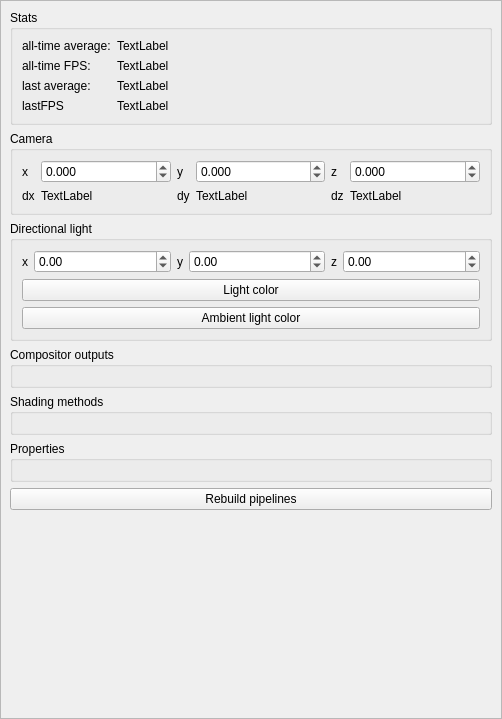
<?xml version="1.0" encoding="UTF-8"?>
<ui version="4.0">
 <class>MainWindow</class>
 <widget class="QMainWindow" name="MainWindow">
  <property name="geometry">
   <rect>
    <x>0</x>
    <y>0</y>
    <width>502</width>
    <height>719</height>
   </rect>
  </property>
  <property name="windowTitle">
   <string>MainWindow</string>
  </property>
  <widget class="QWidget" name="centralwidget">
   <layout class="QGridLayout" name="gridLayout_3">
    <property name="leftMargin">
     <number>0</number>
    </property>
    <property name="topMargin">
     <number>0</number>
    </property>
    <property name="rightMargin">
     <number>0</number>
    </property>
    <property name="bottomMargin">
     <number>0</number>
    </property>
    <property name="spacing">
     <number>0</number>
    </property>
    <item row="0" column="0">
     <widget class="QScrollArea" name="scrollArea">
      <property name="horizontalScrollBarPolicy">
       <enum>Qt::ScrollBarAsNeeded</enum>
      </property>
      <property name="widgetResizable">
       <bool>true</bool>
      </property>
      <property name="alignment">
       <set>Qt::AlignJustify|Qt::AlignVCenter</set>
      </property>
      <widget class="QWidget" name="scrollAreaWidgetContents">
       <property name="geometry">
        <rect>
         <x>0</x>
         <y>0</y>
         <width>502</width>
         <height>719</height>
        </rect>
       </property>
       <layout class="QVBoxLayout" name="verticalLayout_2">
        <item>
         <widget class="QGroupBox" name="groupBox_3">
          <property name="title">
           <string>Stats</string>
          </property>
          <layout class="QFormLayout" name="formLayout_2">
           <item row="0" column="0">
            <widget class="QLabel" name="label_5">
             <property name="text">
              <string>all-time average:</string>
             </property>
            </widget>
           </item>
           <item row="0" column="1">
            <widget class="QLabel" name="totalAvgDuraion">
             <property name="sizePolicy">
              <sizepolicy hsizetype="Expanding" vsizetype="Preferred">
               <horstretch>0</horstretch>
               <verstretch>0</verstretch>
              </sizepolicy>
             </property>
             <property name="text">
              <string>TextLabel</string>
             </property>
            </widget>
           </item>
           <item row="1" column="0">
            <widget class="QLabel" name="label_6">
             <property name="text">
              <string>all-time FPS:</string>
             </property>
            </widget>
           </item>
           <item row="1" column="1">
            <widget class="QLabel" name="totalFPS">
             <property name="sizePolicy">
              <sizepolicy hsizetype="Expanding" vsizetype="Preferred">
               <horstretch>0</horstretch>
               <verstretch>0</verstretch>
              </sizepolicy>
             </property>
             <property name="text">
              <string>TextLabel</string>
             </property>
            </widget>
           </item>
           <item row="2" column="0">
            <widget class="QLabel" name="label_7">
             <property name="text">
              <string>last average:</string>
             </property>
            </widget>
           </item>
           <item row="2" column="1">
            <widget class="QLabel" name="currentAvgDuration">
             <property name="sizePolicy">
              <sizepolicy hsizetype="Expanding" vsizetype="Preferred">
               <horstretch>0</horstretch>
               <verstretch>0</verstretch>
              </sizepolicy>
             </property>
             <property name="text">
              <string>TextLabel</string>
             </property>
            </widget>
           </item>
           <item row="3" column="0">
            <widget class="QLabel" name="label_8">
             <property name="text">
              <string>lastFPS</string>
             </property>
            </widget>
           </item>
           <item row="3" column="1">
            <widget class="QLabel" name="currentFPS">
             <property name="sizePolicy">
              <sizepolicy hsizetype="Expanding" vsizetype="Preferred">
               <horstretch>0</horstretch>
               <verstretch>0</verstretch>
              </sizepolicy>
             </property>
             <property name="text">
              <string>TextLabel</string>
             </property>
            </widget>
           </item>
          </layout>
         </widget>
        </item>
        <item>
         <widget class="QGroupBox" name="groupBox_2">
          <property name="title">
           <string>Camera</string>
          </property>
          <layout class="QGridLayout" name="gridLayout_2">
           <item row="0" column="1">
            <widget class="QDoubleSpinBox" name="camera_x">
             <property name="sizePolicy">
              <sizepolicy hsizetype="Expanding" vsizetype="Fixed">
               <horstretch>0</horstretch>
               <verstretch>0</verstretch>
              </sizepolicy>
             </property>
             <property name="decimals">
              <number>3</number>
             </property>
             <property name="minimum">
              <double>-100000.000000000000000</double>
             </property>
             <property name="maximum">
              <double>100000.000000000000000</double>
             </property>
             <property name="singleStep">
              <double>0.025000000000000</double>
             </property>
            </widget>
           </item>
           <item row="0" column="0">
            <widget class="QLabel" name="label_4">
             <property name="text">
              <string>x</string>
             </property>
            </widget>
           </item>
           <item row="0" column="3">
            <widget class="QDoubleSpinBox" name="camera_y">
             <property name="sizePolicy">
              <sizepolicy hsizetype="Expanding" vsizetype="Fixed">
               <horstretch>0</horstretch>
               <verstretch>0</verstretch>
              </sizepolicy>
             </property>
             <property name="decimals">
              <number>3</number>
             </property>
             <property name="minimum">
              <double>-100000.000000000000000</double>
             </property>
             <property name="maximum">
              <double>100000.000000000000000</double>
             </property>
             <property name="singleStep">
              <double>0.025000000000000</double>
             </property>
            </widget>
           </item>
           <item row="0" column="4">
            <widget class="QLabel" name="label_10">
             <property name="text">
              <string>z</string>
             </property>
            </widget>
           </item>
           <item row="0" column="2">
            <widget class="QLabel" name="label_9">
             <property name="text">
              <string>y</string>
             </property>
            </widget>
           </item>
           <item row="0" column="5">
            <widget class="QDoubleSpinBox" name="camera_z">
             <property name="sizePolicy">
              <sizepolicy hsizetype="Expanding" vsizetype="Fixed">
               <horstretch>0</horstretch>
               <verstretch>0</verstretch>
              </sizepolicy>
             </property>
             <property name="decimals">
              <number>3</number>
             </property>
             <property name="minimum">
              <double>-100000.000000000000000</double>
             </property>
             <property name="maximum">
              <double>100000.000000000000000</double>
             </property>
             <property name="singleStep">
              <double>0.025000000000000</double>
             </property>
            </widget>
           </item>
           <item row="1" column="0">
            <widget class="QLabel" name="label_11">
             <property name="text">
              <string>dx</string>
             </property>
            </widget>
           </item>
           <item row="1" column="2">
            <widget class="QLabel" name="label_12">
             <property name="text">
              <string>dy</string>
             </property>
            </widget>
           </item>
           <item row="1" column="4">
            <widget class="QLabel" name="label_13">
             <property name="text">
              <string>dz</string>
             </property>
            </widget>
           </item>
           <item row="1" column="1">
            <widget class="QLabel" name="camera_dir_x">
             <property name="text">
              <string>TextLabel</string>
             </property>
            </widget>
           </item>
           <item row="1" column="3">
            <widget class="QLabel" name="camera_dir_y">
             <property name="text">
              <string>TextLabel</string>
             </property>
            </widget>
           </item>
           <item row="1" column="5">
            <widget class="QLabel" name="camera_dir_z">
             <property name="text">
              <string>TextLabel</string>
             </property>
            </widget>
           </item>
          </layout>
         </widget>
        </item>
        <item>
         <widget class="QGroupBox" name="groupBox">
          <property name="title">
           <string>Directional light</string>
          </property>
          <layout class="QGridLayout" name="gridLayout">
           <item row="0" column="5">
            <widget class="QDoubleSpinBox" name="light_dir_z">
             <property name="sizePolicy">
              <sizepolicy hsizetype="Expanding" vsizetype="Fixed">
               <horstretch>0</horstretch>
               <verstretch>0</verstretch>
              </sizepolicy>
             </property>
             <property name="minimum">
              <double>-1.000000000000000</double>
             </property>
             <property name="maximum">
              <double>1.000000000000000</double>
             </property>
             <property name="singleStep">
              <double>0.025000000000000</double>
             </property>
            </widget>
           </item>
           <item row="0" column="1">
            <widget class="QDoubleSpinBox" name="light_dir_x">
             <property name="sizePolicy">
              <sizepolicy hsizetype="Expanding" vsizetype="Fixed">
               <horstretch>0</horstretch>
               <verstretch>0</verstretch>
              </sizepolicy>
             </property>
             <property name="minimum">
              <double>-1.000000000000000</double>
             </property>
             <property name="maximum">
              <double>1.000000000000000</double>
             </property>
             <property name="singleStep">
              <double>0.025000000000000</double>
             </property>
            </widget>
           </item>
           <item row="1" column="0" colspan="6">
            <widget class="QPushButton" name="light_color">
             <property name="text">
              <string>Light color</string>
             </property>
            </widget>
           </item>
           <item row="0" column="0">
            <widget class="QLabel" name="label">
             <property name="text">
              <string>x</string>
             </property>
            </widget>
           </item>
           <item row="0" column="3">
            <widget class="QDoubleSpinBox" name="light_dir_y">
             <property name="sizePolicy">
              <sizepolicy hsizetype="Expanding" vsizetype="Fixed">
               <horstretch>0</horstretch>
               <verstretch>0</verstretch>
              </sizepolicy>
             </property>
             <property name="minimum">
              <double>-1.000000000000000</double>
             </property>
             <property name="maximum">
              <double>1.000000000000000</double>
             </property>
             <property name="singleStep">
              <double>0.025000000000000</double>
             </property>
            </widget>
           </item>
           <item row="0" column="4">
            <widget class="QLabel" name="label_3">
             <property name="text">
              <string>z</string>
             </property>
            </widget>
           </item>
           <item row="0" column="2">
            <widget class="QLabel" name="label_2">
             <property name="text">
              <string>y</string>
             </property>
            </widget>
           </item>
           <item row="2" column="0" colspan="6">
            <widget class="QPushButton" name="ambient_color">
             <property name="text">
              <string>Ambient light color</string>
             </property>
            </widget>
           </item>
          </layout>
         </widget>
        </item>
        <item>
         <widget class="QGroupBox" name="compositor_outputs_group">
          <property name="title">
           <string>Compositor outputs</string>
          </property>
          <layout class="QFormLayout" name="compositor_outputs_layout"/>
         </widget>
        </item>
        <item>
         <widget class="QGroupBox" name="shading_methods_group">
          <property name="title">
           <string>Shading methods</string>
          </property>
          <layout class="QFormLayout" name="shading_methods_layout"/>
         </widget>
        </item>
        <item>
         <widget class="QGroupBox" name="settings_group">
          <property name="title">
           <string>Properties</string>
          </property>
          <layout class="QFormLayout" name="settings_layout"/>
         </widget>
        </item>
        <item>
         <widget class="QPushButton" name="rebuildButton">
          <property name="text">
           <string>Rebuild pipelines</string>
          </property>
         </widget>
        </item>
        <item>
         <spacer name="verticalSpacer">
          <property name="orientation">
           <enum>Qt::Vertical</enum>
          </property>
          <property name="sizeHint" stdset="0">
           <size>
            <width>20</width>
            <height>170</height>
           </size>
          </property>
         </spacer>
        </item>
       </layout>
      </widget>
     </widget>
    </item>
   </layout>
  </widget>
 </widget>
 <resources/>
 <connections/>
</ui>
